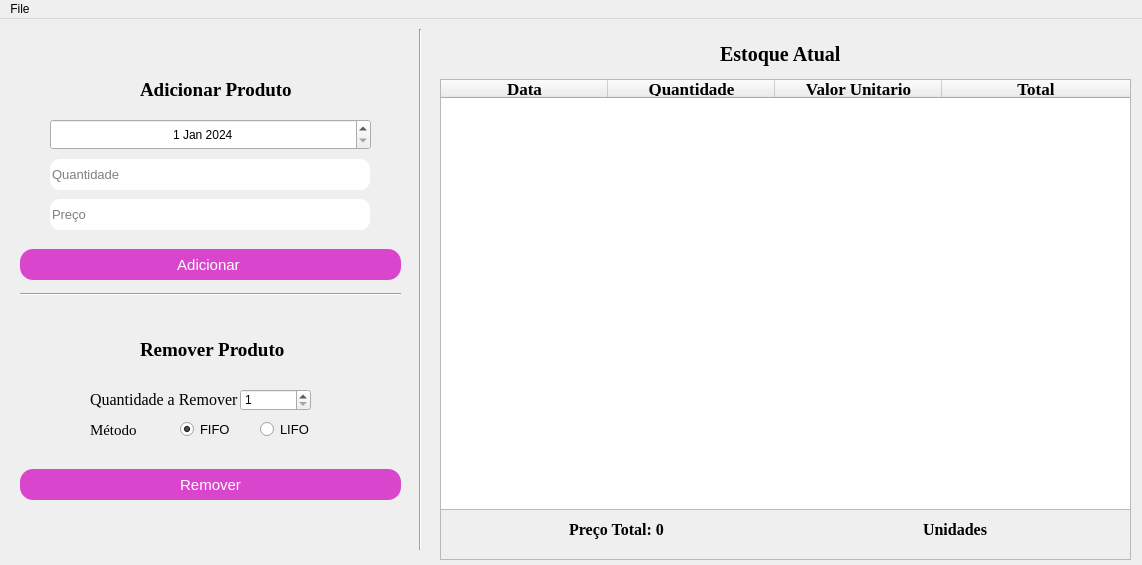
<?xml version="1.0" encoding="UTF-8"?>
<ui version="4.0">
 <class>MainWindow</class>
 <widget class="QMainWindow" name="MainWindow">
  <property name="geometry">
   <rect>
    <x>0</x>
    <y>0</y>
    <width>1142</width>
    <height>565</height>
   </rect>
  </property>
  <property name="minimumSize">
   <size>
    <width>1142</width>
    <height>565</height>
   </size>
  </property>
  <property name="maximumSize">
   <size>
    <width>1142</width>
    <height>565</height>
   </size>
  </property>
  <property name="windowTitle">
   <string>Sistema de Gestão de Armazém</string>
  </property>
  <widget class="QWidget" name="centralwidget">
   <widget class="QPushButton" name="pushButton">
    <property name="geometry">
     <rect>
      <x>20</x>
      <y>230</y>
      <width>381</width>
      <height>31</height>
     </rect>
    </property>
    <property name="styleSheet">
     <string notr="true">QPushButton{
  padding: 5px 15px;
  font-size: 15px;
  text-align: center;
  color: #fff;
  background-color: rgb(217, 69, 205);
  border-radius: 13px;

}

QPushButton:hover{
background-color: purple;
}

QPushButton:pressed{
  background-color: #3e8e41;

}</string>
    </property>
    <property name="text">
     <string>Adicionar </string>
    </property>
   </widget>
   <widget class="QPushButton" name="pushButton_2">
    <property name="geometry">
     <rect>
      <x>20</x>
      <y>450</y>
      <width>381</width>
      <height>31</height>
     </rect>
    </property>
    <property name="styleSheet">
     <string notr="true">QPushButton{
  padding: 5px 15px;
  font-size: 15px;
  text-align: center;
  color: #fff;
  background-color: rgb(217, 69, 205);
  border-radius: 13px;

}

QPushButton:hover{
background-color: purple;
}

QPushButton:pressed{
  background-color: Red;

}</string>
    </property>
    <property name="text">
     <string>Remover</string>
    </property>
   </widget>
   <widget class="QRadioButton" name="radioButton">
    <property name="geometry">
     <rect>
      <x>180</x>
      <y>400</y>
      <width>101</width>
      <height>21</height>
     </rect>
    </property>
    <property name="font">
     <font>
      <pointsize>10</pointsize>
      <weight>50</weight>
      <bold>false</bold>
     </font>
    </property>
    <property name="text">
     <string>FIFO</string>
    </property>
    <property name="checked">
     <bool>true</bool>
    </property>
   </widget>
   <widget class="QRadioButton" name="radioButton_2">
    <property name="geometry">
     <rect>
      <x>260</x>
      <y>400</y>
      <width>101</width>
      <height>21</height>
     </rect>
    </property>
    <property name="font">
     <font>
      <pointsize>10</pointsize>
     </font>
    </property>
    <property name="text">
     <string>LIFO</string>
    </property>
   </widget>
   <widget class="QLabel" name="label_4">
    <property name="geometry">
     <rect>
      <x>720</x>
      <y>20</y>
      <width>131</width>
      <height>31</height>
     </rect>
    </property>
    <property name="font">
     <font>
      <family>Times New Roman</family>
      <pointsize>15</pointsize>
      <weight>75</weight>
      <bold>true</bold>
     </font>
    </property>
    <property name="text">
     <string>Estoque Atual</string>
    </property>
   </widget>
   <widget class="QLineEdit" name="lineEdit_2">
    <property name="geometry">
     <rect>
      <x>50</x>
      <y>140</y>
      <width>320</width>
      <height>31</height>
     </rect>
    </property>
    <property name="styleSheet">
     <string notr="true">QLineEdit{
font-size: 13px;
text-align: center;
border-radius: 10px;
background-color: rgb(255, 255, 255);
}</string>
    </property>
    <property name="placeholderText">
     <string>Quantidade</string>
    </property>
   </widget>
   <widget class="QLineEdit" name="lineEdit_3">
    <property name="geometry">
     <rect>
      <x>50</x>
      <y>180</y>
      <width>320</width>
      <height>31</height>
     </rect>
    </property>
    <property name="styleSheet">
     <string notr="true">QLineEdit{
font-size: 13px;
text-align: center;
border-radius: 10px;
background-color: rgb(255, 255, 255);
}</string>
    </property>
    <property name="placeholderText">
     <string>Preço</string>
    </property>
   </widget>
   <widget class="Line" name="line">
    <property name="geometry">
     <rect>
      <x>20</x>
      <y>260</y>
      <width>381</width>
      <height>31</height>
     </rect>
    </property>
    <property name="orientation">
     <enum>Qt::Horizontal</enum>
    </property>
   </widget>
   <widget class="QLabel" name="label">
    <property name="geometry">
     <rect>
      <x>140</x>
      <y>60</y>
      <width>181</width>
      <height>21</height>
     </rect>
    </property>
    <property name="font">
     <font>
      <family>Times New Roman</family>
      <pointsize>14</pointsize>
      <weight>75</weight>
      <bold>true</bold>
     </font>
    </property>
    <property name="text">
     <string>Adicionar Produto</string>
    </property>
   </widget>
   <widget class="Line" name="line_2">
    <property name="geometry">
     <rect>
      <x>410</x>
      <y>10</y>
      <width>20</width>
      <height>521</height>
     </rect>
    </property>
    <property name="orientation">
     <enum>Qt::Vertical</enum>
    </property>
   </widget>
   <widget class="QLabel" name="label_2">
    <property name="geometry">
     <rect>
      <x>140</x>
      <y>320</y>
      <width>161</width>
      <height>21</height>
     </rect>
    </property>
    <property name="font">
     <font>
      <family>Times New Roman</family>
      <pointsize>14</pointsize>
      <weight>75</weight>
      <bold>true</bold>
     </font>
    </property>
    <property name="text">
     <string>Remover Produto</string>
    </property>
   </widget>
   <widget class="QLabel" name="label_3">
    <property name="geometry">
     <rect>
      <x>90</x>
      <y>400</y>
      <width>71</width>
      <height>21</height>
     </rect>
    </property>
    <property name="font">
     <font>
      <family>Times New Roman</family>
      <pointsize>11</pointsize>
     </font>
    </property>
    <property name="text">
     <string>Método</string>
    </property>
   </widget>
   <widget class="QSpinBox" name="spinBox">
    <property name="geometry">
     <rect>
      <x>240</x>
      <y>370</y>
      <width>71</width>
      <height>22</height>
     </rect>
    </property>
    <property name="minimum">
     <number>1</number>
    </property>
    <property name="maximum">
     <number>1000000000</number>
    </property>
   </widget>
   <widget class="QLabel" name="label_5">
    <property name="geometry">
     <rect>
      <x>90</x>
      <y>370</y>
      <width>151</width>
      <height>21</height>
     </rect>
    </property>
    <property name="font">
     <font>
      <family>Times New Roman</family>
      <pointsize>12</pointsize>
      <weight>50</weight>
      <bold>false</bold>
     </font>
    </property>
    <property name="text">
     <string>Quantidade a Remover</string>
    </property>
   </widget>
   <widget class="QFrame" name="frame">
    <property name="geometry">
     <rect>
      <x>440</x>
      <y>480</y>
      <width>691</width>
      <height>61</height>
     </rect>
    </property>
    <property name="frameShape">
     <enum>QFrame::StyledPanel</enum>
    </property>
    <property name="frameShadow">
     <enum>QFrame::Raised</enum>
    </property>
    <layout class="QHBoxLayout" name="horizontalLayout">
     <item>
      <widget class="QLabel" name="label_6">
       <property name="font">
        <font>
         <family>Times New Roman</family>
         <pointsize>12</pointsize>
         <weight>75</weight>
         <bold>true</bold>
        </font>
       </property>
       <property name="text">
        <string>Preço Total: 0</string>
       </property>
       <property name="alignment">
        <set>Qt::AlignCenter</set>
       </property>
      </widget>
     </item>
     <item>
      <widget class="QLabel" name="label_7">
       <property name="font">
        <font>
         <family>Times New Roman</family>
         <pointsize>12</pointsize>
         <weight>75</weight>
         <bold>true</bold>
        </font>
       </property>
       <property name="text">
        <string>Unidades</string>
       </property>
       <property name="alignment">
        <set>Qt::AlignCenter</set>
       </property>
      </widget>
     </item>
    </layout>
   </widget>
   <widget class="QDateEdit" name="dateEdit">
    <property name="geometry">
     <rect>
      <x>50</x>
      <y>100</y>
      <width>321</width>
      <height>31</height>
     </rect>
    </property>
    <property name="alignment">
     <set>Qt::AlignCenter</set>
    </property>
    <property name="minimumDateTime">
     <datetime>
      <hour>0</hour>
      <minute>0</minute>
      <second>0</second>
      <year>2019</year>
      <month>1</month>
      <day>1</day>
     </datetime>
    </property>
    <property name="date">
     <date>
      <year>2024</year>
      <month>1</month>
      <day>1</day>
     </date>
    </property>
   </widget>
   <widget class="QTableWidget" name="tableWidget">
    <property name="geometry">
     <rect>
      <x>440</x>
      <y>60</y>
      <width>691</width>
      <height>431</height>
     </rect>
    </property>
    <property name="font">
     <font>
      <family>Times New Roman</family>
      <pointsize>13</pointsize>
      <weight>50</weight>
      <bold>false</bold>
     </font>
    </property>
    <property name="horizontalScrollBarPolicy">
     <enum>Qt::ScrollBarAsNeeded</enum>
    </property>
    <property name="sizeAdjustPolicy">
     <enum>QAbstractScrollArea::AdjustToContentsOnFirstShow</enum>
    </property>
    <property name="editTriggers">
     <set>QAbstractItemView::NoEditTriggers</set>
    </property>
    <property name="alternatingRowColors">
     <bool>true</bool>
    </property>
    <property name="textElideMode">
     <enum>Qt::ElideMiddle</enum>
    </property>
    <property name="verticalScrollMode">
     <enum>QAbstractItemView::ScrollPerPixel</enum>
    </property>
    <property name="horizontalScrollMode">
     <enum>QAbstractItemView::ScrollPerPixel</enum>
    </property>
    <property name="showGrid">
     <bool>true</bool>
    </property>
    <property name="gridStyle">
     <enum>Qt::CustomDashLine</enum>
    </property>
    <property name="rowCount">
     <number>0</number>
    </property>
    <attribute name="horizontalHeaderCascadingSectionResizes">
     <bool>false</bool>
    </attribute>
    <attribute name="horizontalHeaderDefaultSectionSize">
     <number>167</number>
    </attribute>
    <attribute name="horizontalHeaderHighlightSections">
     <bool>true</bool>
    </attribute>
    <attribute name="horizontalHeaderStretchLastSection">
     <bool>true</bool>
    </attribute>
    <attribute name="verticalHeaderVisible">
     <bool>false</bool>
    </attribute>
    <attribute name="verticalHeaderCascadingSectionResizes">
     <bool>false</bool>
    </attribute>
    <attribute name="verticalHeaderStretchLastSection">
     <bool>false</bool>
    </attribute>
    <column>
     <property name="text">
      <string>Data</string>
     </property>
     <property name="font">
      <font>
       <weight>75</weight>
       <bold>true</bold>
      </font>
     </property>
    </column>
    <column>
     <property name="text">
      <string>Quantidade</string>
     </property>
     <property name="font">
      <font>
       <weight>75</weight>
       <bold>true</bold>
      </font>
     </property>
    </column>
    <column>
     <property name="text">
      <string>Valor Unitario</string>
     </property>
     <property name="font">
      <font>
       <weight>75</weight>
       <bold>true</bold>
      </font>
     </property>
    </column>
    <column>
     <property name="text">
      <string>Total</string>
     </property>
     <property name="font">
      <font>
       <weight>75</weight>
       <bold>true</bold>
      </font>
     </property>
    </column>
   </widget>
  </widget>
  <widget class="QMenuBar" name="menubar">
   <property name="geometry">
    <rect>
     <x>0</x>
     <y>0</y>
     <width>1142</width>
     <height>21</height>
    </rect>
   </property>
   <widget class="QMenu" name="menuFile">
    <property name="title">
     <string>File</string>
    </property>
    <addaction name="actionDashBoard_2"/>
    <addaction name="actionExportar"/>
    <addaction name="actionSair_2"/>
   </widget>
   <addaction name="menuFile"/>
  </widget>
  <action name="actionCMV">
   <property name="text">
    <string>CMV</string>
   </property>
  </action>
  <action name="actionSair">
   <property name="text">
    <string>Sair</string>
   </property>
  </action>
  <action name="actionDashBoard">
   <property name="text">
    <string>DashBoard</string>
   </property>
  </action>
  <action name="actionExportar">
   <property name="text">
    <string>Exportar</string>
   </property>
   <property name="shortcut">
    <string>Ctrl+E</string>
   </property>
  </action>
  <action name="actionSair_2">
   <property name="text">
    <string>Sair</string>
   </property>
   <property name="shortcut">
    <string>Ctrl+S</string>
   </property>
  </action>
  <action name="actionDashBoard_2">
   <property name="text">
    <string>DashBoard</string>
   </property>
   <property name="shortcut">
    <string>Ctrl+D</string>
   </property>
  </action>
 </widget>
 <resources/>
 <connections/>
</ui>
